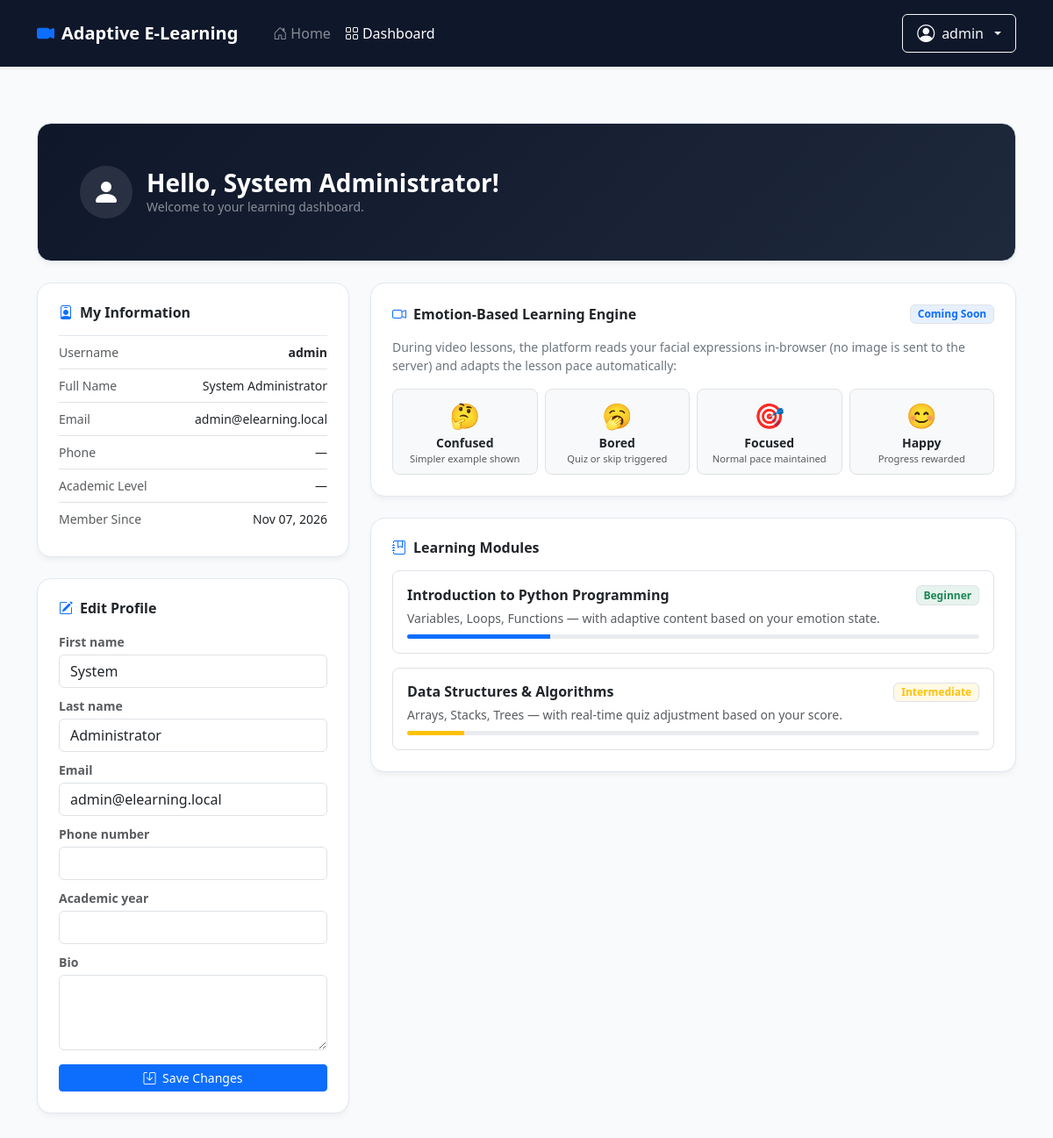
Page /dashboard/ (signed in) on the committed database.
### accounts/models.py (models this page shows, shortened)
class User(AbstractUser):
    email = models.EmailField(unique=True, help_text="Email address")
    phone_number = models.CharField(max_length=20, blank=True, null=True)
    academic_year = models.CharField(max_length=50, blank=True, null=True)
    bio = models.TextField(blank=True, null=True)
    created_at = models.DateTimeField(auto_now_add=True)

### accounts/views.py (the view)
# urls.py: path('dashboard/', views.dashboard_view, name='dashboard'),
@login_required
def dashboard_view(request):
    user = request.user
    if request.method == 'POST' and 'update_profile' in request.POST:
        profile_form = UserProfileUpdateForm(request.POST, instance=user)
        if profile_form.is_valid():
            profile_form.save()
            messages.success(request, "Profile updated successfully.")
            return redirect('dashboard')
        else:
            messages.error(request, "Could not update profile.")
    else:
        profile_form = UserProfileUpdateForm(instance=user)
    return render(request, 'accounts/dashboard.html', {
        'user': user,
        'profile_form': profile_form,
    })

### accounts/forms.py
class UserProfileUpdateForm(forms.ModelForm):
    class Meta:
        model = User
        fields = ['first_name', 'last_name', 'email', 'phone_number', 'academic_year', 'bio']
        widgets = {
            'first_name':    forms.TextInput(attrs={'class': 'form-control'}),
            'last_name':     forms.TextInput(attrs={'class': 'form-control'}),
            'email':         forms.EmailInput(attrs={'class': 'form-control'}),
            'phone_number':  forms.TextInput(attrs={'class': 'form-control'}),
            'academic_year': forms.TextInput(attrs={'class': 'form-control'}),
            'bio':           forms.Textarea(attrs={'class': 'form-control', 'rows': 3}),
        }

### templates/accounts/dashboard.html (shortened to what this page needs)
{% extends 'base.html' %}
{% block content %}
<div class="container py-4">
    <div class="card card-custom p-4 p-md-5 mb-4 text-white" style="background: linear-gradient(135deg, #0f172a, #1e293b);">
        <div class="d-flex align-items-center gap-3">
            <div class="bg-white bg-opacity-10 rounded-circle d-flex align-items-center justify-content-center" style="width:60px;height:60px;">
                <i class="bi bi-person-fill fs-2 text-white"></i>
            </div>
            <div>
                <h3 class="fw-bold mb-0">Hello, {{ user.get_full_name|default:user.username }}!</h3>
                <p class="text-white-50 mb-0 small">Welcome to your learning dashboard.</p>
            </div>
        </div>
    </div>
    <div class="row g-4">
        <div class="col-lg-4">
            <div class="card card-custom p-4 mb-4">
                <h6 class="fw-bold text-dark mb-3"><i class="bi bi-person-badge text-primary me-2"></i>My Information</h6>
                <ul class="list-group list-group-flush small">
                    <li class="list-group-item px-0 d-flex justify-content-between">
                        <span class="text-muted">Username</span>
                        <strong>{{ user.username }}</strong>
                    </li>
                    <li class="list-group-item px-0 d-flex justify-content-between">
                        <span class="text-muted">Full Name</span>
                        <span>{{ user.get_full_name|default:"—" }}</span>
                    </li>
                    <li class="list-group-item px-0 d-flex justify-content-between">
                        <span class="text-muted">Email</span>
                        <span>{{ user.email }}</span>
                    </li>
                    <li class="list-group-item px-0 d-flex justify-content-between">
                        <span class="text-muted">Phone</span>
                        <span>{{ user.phone_number|default:"—" }}</span>
                    </li>
                    <li class="list-group-item px-0 d-flex justify-content-between">
                        <span class="text-muted">Academic Level</span>
                        <span>{{ user.academic_year|default:"—" }}</span>
                    </li>
                    <li class="list-group-item px-0 d-flex justify-content-between">
                        <span class="text-muted">Member Since</span>
                        <span>{{ user.date_joined|date:"M d, Y" }}</span>
                    </li>
                </ul>
            </div>
            <div class="card card-custom p-4">
                <h6 class="fw-bold text-dark mb-3"><i class="bi bi-pencil-square text-primary me-2"></i>Edit Profile</h6>
                <form method="POST">
                    {% for field in profile_form %}
                        <div class="mb-2">
                            <label class="form-label small fw-semibold text-muted mb-1">{{ field.label }}</label>
                            {{ field }}
                        </div>
                    {% endfor %}
                    <button type="submit" class="btn btn-primary btn-sm w-100 mt-2">
                        <i class="bi bi-save me-1"></i> Save Changes
                    </button>
                </form>
            </div>
        </div>
        <div class="col-lg-8">
            <div class="card card-custom p-4 mb-4">
                <div class="d-flex justify-content-between align-items-center mb-3">
                    <h6 class="fw-bold text-dark mb-0">
                        <i class="bi bi-camera-video text-primary me-2"></i>Emotion-Based Learning Engine
                    </h6>
                    <span class="badge bg-primary bg-opacity-10 text-primary border">Coming Soon</span>
                </div>
                <p class="text-secondary small mb-3">
                    During video lessons, the platform reads your facial expressions in-browser (no image is sent to the server)
                    and adapts the lesson pace automatically:
                </p>
                <div class="row g-2 text-center">
                    <div class="col-3">
                        <div class="border rounded-3 p-2 bg-light">
                            <div class="fs-3">🤔</div>
                            <div class="small fw-semibold">Confused</div>
                            <div class="text-muted" style="font-size:.7rem">Simpler example shown</div>
                        </div>
                    </div>
                    <div class="col-3">
                        <div class="border rounded-3 p-2 bg-light">
                            <div class="fs-3">🥱</div>
                            <div class="small fw-semibold">Bored</div>
                            <div class="text-muted" style="font-size:.7rem">Quiz or skip triggered</div>
                        </div>
                    </div>
                    <div class="col-3">
                        <div class="border rounded-3 p-2 bg-light">
                            <div class="fs-3">🎯</div>
                            <div class="small fw-semibold">Focused</div>
                            <div class="text-muted" style="font-size:.7rem">Normal pace maintained</div>
                        </div>
                    </div>
                    <div class="col-3">
                        <div class="border rounded-3 p-2 bg-light">
                            <div class="fs-3">😊</div>
                            <div class="small fw-semibold">Happy</div>
                            <div class="text-muted" style="font-size:.7rem">Progress rewarded</div>
                        </div>
                    </div>
                </div>
            </div>
            <div class="card card-custom p-4">
                <h6 class="fw-bold text-dark mb-3">
                    <i class="bi bi-journal-bookmark text-primary me-2"></i>Learning Modules
                </h6>
                <div class="d-flex flex-column gap-3">
                    <div class="border rounded-3 p-3">
                        <div class="d-flex justify-content-between align-items-center mb-1">
                            <h6 class="fw-bold mb-0">Introduction to Python Programming</h6>
                            <span class="badge bg-success bg-opacity-10 text-success border">Beginner</span>
                        </div>
                        <p class="small text-muted mb-2">Variables, Loops, Functions — with adaptive content based on your emotion state.</p>
                        <div class="progress" style="height:5px;">
                            <div class="progress-bar" style="width:25%"></div>
                        </div>
                    </div>
                    <div class="border rounded-3 p-3">
                        <div class="d-flex justify-content-between align-items-center mb-1">
                            <h6 class="fw-bold mb-0">Data Structures & Algorithms</h6>
                            <span class="badge bg-warning bg-opacity-10 text-warning border">Intermediate</span>
                        </div>
                        <p class="small text-muted mb-2">Arrays, Stacks, Trees — with real-time quiz adjustment based on your score.</p>
                        <div class="progress" style="height:5px;">
                            <div class="progress-bar bg-warning" style="width:10%"></div>
                        </div>
                    </div>
                </div>
            </div>
        </div>
    </div>
</div>
{% endblock %}

### templates/base.html (shortened to what this page needs)
<!DOCTYPE html>
<html lang="en">
<head>
    <link href="https://cdn.jsdelivr.net/npm/bootstrap@5.3.3/dist/css/bootstrap.min.css" rel="stylesheet">
    <link href="https://cdn.jsdelivr.net/npm/bootstrap-icons@1.11.3/font/bootstrap-icons.min.css" rel="stylesheet">
</head>
<body>
<nav class="navbar navbar-expand-lg navbar-dark py-3 shadow-sm sticky-top" style="background:#0f172a;">
    <div class="container">
        <a class="navbar-brand fw-bold d-flex align-items-center gap-2" href="{% url 'home' %}">
            <i class="bi bi-camera-video-fill text-primary"></i>
            Adaptive E-Learning
        </a>
        <div class="collapse navbar-collapse" id="nav">
            <ul class="navbar-nav me-auto ms-3">
                <li class="nav-item">
                    <a class="nav-link text-white-50" href="{% url 'home' %}">
                        <i class="bi bi-house-door me-1"></i>Home
                    </a>
                </li>
                {% if user.is_authenticated %}
                <li class="nav-item">
                    <a class="nav-link text-white" href="{% url 'dashboard' %}">
                        <i class="bi bi-grid me-1"></i>Dashboard
                    </a>
                </li>
                {% endif %}
            </ul>
            <div class="d-flex align-items-center gap-2">
                {% if user.is_authenticated %}
                    <div class="dropdown">
                        <button class="btn btn-outline-light dropdown-toggle d-flex align-items-center gap-2 px-3" type="button" data-bs-toggle="dropdown">
                            <i class="bi bi-person-circle fs-5"></i>
                            {{ user.username }}
                        </button>
                    </div>
                {% endif %}
            </div>
        </div>
    </div>
</nav>
<main class="py-4 flex-grow-1">
    {% block content %}{% endblock %}
</main>
</body>
</html>

### templates/base.html (style rules this page uses)
body { background-color: #f8fafc; font-family: system-ui, -apple-system, "Segoe UI", Roboto, sans-serif; min-height: 100vh; display: flex; flex-direction: column; }
.card-custom { border: 1px solid #e2e8f0; border-radius: 1rem; box-shadow: 0 4px 6px -1px rgba(0,0,0,.05); background: #fff; }

### rows in the picture
User: username "admin", get_full_name "System Administrator", email "admin@elearning.local", phone_number "—", academic_year "—", date_joined "Nov 07, 2026", profile_form "System" "Administrator" "admin@elearning.local"

### other values in the picture
{{ field.label }} "First name" "Last name" "Email" "Phone number" "Academic year" "Bio"
